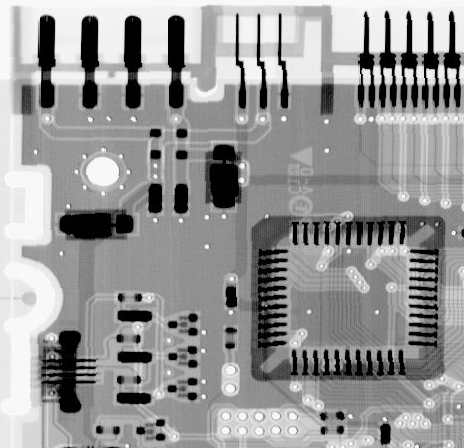
#> input picture ExerciseSet5/Data/Fig0507(a)(ckt-board-orig).tif, 464 x 448 px
$ python Task2.py
#> lines starting #> are read from the running program, lines starting #| are printed output that depends on the picture
import numpy as np
from PIL import Image
from matplotlib import pyplot as plt
from scipy.signal import convolve2d


def medianFilter(im:np.ndarray, filter_shape:tuple):
    '''
    Median filter function.
    '''
    ## Initialize the output
    output_im = np.copy(im)

    ## Pad the input image
    pad_tup = [(filter_shape[0]//2, filter_shape[0]//2),
               (filter_shape[1]//2, filter_shape[1]//2)]
    padded_im = np.pad(im, pad_tup, mode="wrap")

    ## Loop through coordinates of the padded image
    for row in range(output_im.shape[0]):
        for col in range(output_im.shape[1]):

            # Define the patch we care about
            patch = padded_im[row : row+filter_shape[0],
                              col : col+filter_shape[1],
                              ...]

            # Compute the new pixel value
            output_im[row,col,...] = np.median(patch, axis=(0,1))

    return output_im


def geomMeanFilter(im:np.ndarray, filter_shape:tuple):
    '''
    Geometric mean filter function.
    '''
    ## Define the convolution filter kernel
    kernel = np.ones(filter_shape) / np.prod(filter_shape)

    ## Take the logarithm of the image values
    #  Add a very small value to avoid taking the log of zeros
    log_im = np.log(im + 1e-8)

    ## Take the arithmetic mean of the logarithm values
    log_filtered_im = convolve2d(log_im, kernel, mode="full", boundary="wrap")

    ## Take the exponent of the arithmetic meaned log-values
    geom_mean_im = np.exp(log_filtered_im)
    return geom_mean_im


def harmonicMeanFilter(im:np.ndarray, filter_shape:tuple):
    '''
    Harmonic mean filter function.
    '''
    ## Define the convolution filter kernel
    kernel = np.ones(filter_shape) / np.prod(filter_shape)

    ## Compute the reciprocal of the pixel values
    #  Add a very small value to avoid dividing by zero
    recip_im = 1/(im + 1e-8)

    ## Take the arithmetic mean of the reciprocal values
    recip_filtered_im = convolve2d(recip_im, kernel, mode="full", boundary="wrap")

    ## Take the reciprocal of the arithmetic meaned reciprocal values
    harmonic_filtered_im = 1/recip_filtered_im
    return harmonic_filtered_im


def alphaTrimmedMeanFilter(im:np.ndarray, filter_shape:tuple, d:int):
    '''
    Alpha-trimmed mean filter function.
    '''
    ## Pad the input image
    pad_tup = [(filter_shape[0]//2, filter_shape[0]//2),
               (filter_shape[1]//2, filter_shape[1]//2)]
    padded_im = np.pad(im, pad_tup, mode="wrap")

    ## Initialize a filtered image
    im_out = np.zeros_like(im)

    ## Loop through the image's pixels
    for row in range(im.shape[0]):
        for col in range(im.shape[1]):

            # Define the image patch
            patch = padded_im[row:row+filter_shape[0], col:col+filter_shape[1]]

            # Extract the values of the patch and sort them by value
            patchvals = list(patch.ravel())
            patchvals.sort()

            # Compute the mean of the alpha-trimmed values
            trimmed_patchvals = patchvals[d//2:-d//2]
            im_out[row,col] = np.mean(trimmed_patchvals)

    return im_out


'''
Part (1)
'''
## Load the images
im1a = np.array( Image.open("Data/Fig0507(a)(ckt-board-orig).tif") )
#> im1a is the input picture: shape (448, 464); min 0, max 255, mean 150.8
im1b = np.array( Image.open("Data/Fig0507(b)(ckt-board-gauss-var-400).tif") )
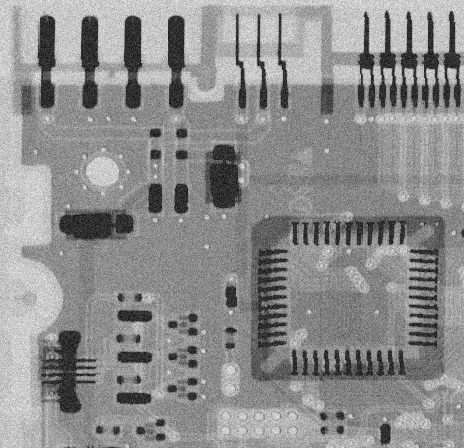
#> input picture ExerciseSet5/Data/Fig0507(b)(ckt-board-gauss-var-400).tif, 464 x 448 px
#> im1b is the input picture: shape (448, 464); min 0, max 255, mean 141.7

## Define the kernel sizes to use
# filter_shapes = [(3,5),(5,3)]
filter_shapes = [(3,3), (7,7), (11,11)]
fig1a,ax1a = plt.subplots(3, len(filter_shapes), figsize=(7,7))
fig1b,ax1b = plt.subplots(3, len(filter_shapes), figsize=(7,7))


## Loop through all the specified filter sizes
for ix,tup in enumerate(filter_shapes):
    ## Compute the median, geometric, and harmonic means of each image
    median_a = medianFilter(im1a, tup)
    median_b = medianFilter(im1b, tup)

    geom_mean_a = geomMeanFilter(im1a, tup)
    geom_mean_b = geomMeanFilter(im1b, tup)

    harmonic_a = harmonicMeanFilter(im1a, tup)
    harmonic_b = harmonicMeanFilter(im1b, tup)


    ## Plot the filtered images
    ax1a[0,ix].imshow(median_a, cmap="gray", vmin=0, vmax=255)
    ax1a[1,ix].imshow(geom_mean_a, cmap="gray", vmin=0, vmax=255)
    ax1a[2,ix].imshow(harmonic_a, cmap="gray", vmin=0, vmax=255)

    ax1b[0,ix].imshow(median_b, cmap="gray", vmin=0, vmax=255)
    ax1b[1,ix].imshow(geom_mean_b, cmap="gray", vmin=0, vmax=255)
    ax1b[2,ix].imshow(harmonic_b, cmap="gray", vmin=0, vmax=255)

    ## Add titles where necessary
    ax1a[0,ix].set_title(f"Filter size {tup}")
    ax1b[0,ix].set_title(f"Filter size {tup}")


## Format the images by making the axes invisible
for a in ax1a.ravel():
    a.spines.left.set_visible(False)
    a.spines.right.set_visible(False)
    a.spines.top.set_visible(False)
    a.spines.bottom.set_visible(False)
    a.set_xticks([])
    a.set_yticks([])
ax1a[0,0].set_ylabel("Median mean filter")
ax1a[1,0].set_ylabel("Geometric mean filter")
ax1a[2,0].set_ylabel("Harmonic mean filter")
fig1a.suptitle("Image A")
fig1a.tight_layout()

for a in ax1b.ravel():
    a.spines.left.set_visible(False)
    a.spines.right.set_visible(False)
    a.spines.top.set_visible(False)
    a.spines.bottom.set_visible(False)
    a.set_xticks([])
    a.set_yticks([])
ax1b[0,0].set_ylabel("Median mean filter")
ax1b[1,0].set_ylabel("Geometric mean filter")
ax1b[2,0].set_ylabel("Harmonic mean filter")
fig1b.suptitle("Image B")
fig1b.tight_layout()


'''
Part (2)
'''
## Load the images
im2a = np.array( Image.open("Data/Fig0508(a)(circuit-board-pepper-prob-pt1).tif") )
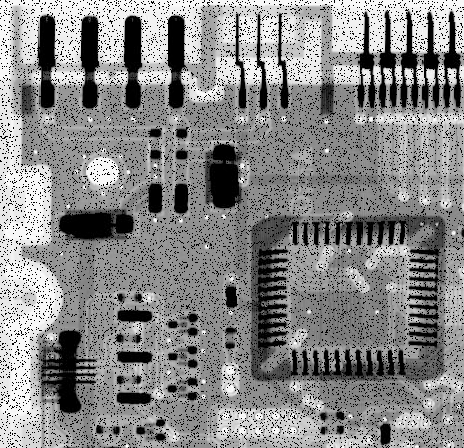
#> input picture ExerciseSet5/Data/Fig0508(a)(circuit-board-pepper-prob-pt1).tif, 464 x 448 px
#> im2a is the input picture: shape (448, 464); min 0, max 255, mean 135.7
im2b = np.array( Image.open("Data/Fig0508(b)(circuit-board-salt-prob-pt1).tif") )
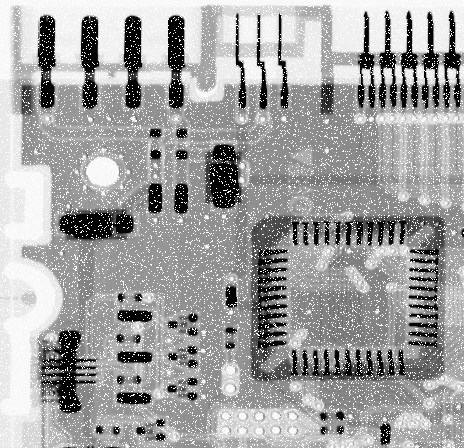
#> input picture ExerciseSet5/Data/Fig0508(b)(circuit-board-salt-prob-pt1).tif, 464 x 448 px
#> im2b is the input picture: shape (448, 464); min 0, max 255, mean 161.2

## Compute the alpha-trimmed mean filtered images
alphafilt_a = alphaTrimmedMeanFilter(im2a, (3,3), 4)
#> after the loop in alphaTrimmedMeanFilter, `for row in range(im.shape[0]):`:
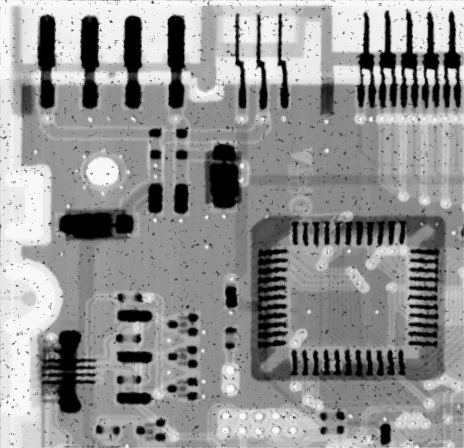
#> im_out: shape (448, 464); min 0, max 251, mean 146.6
alphafilt_b = alphaTrimmedMeanFilter(im2b, (7,7), 14)
#> call 2 of alphaTrimmedMeanFilter, with filter_shape = (7, 7), d = 14
#> in alphaTrimmedMeanFilter (call 2), `padded_im = np.pad(im, pad_tup, mode="wrap")`:
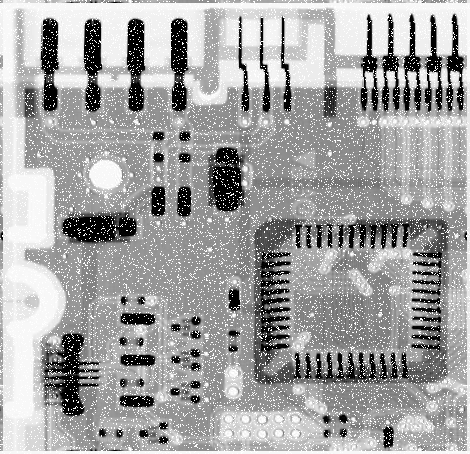
#> padded_im: shape (454, 470); min 0, max 255, mean 162.6
#> after the loop in alphaTrimmedMeanFilter (call 2), `for row in range(im.shape[0]):`:
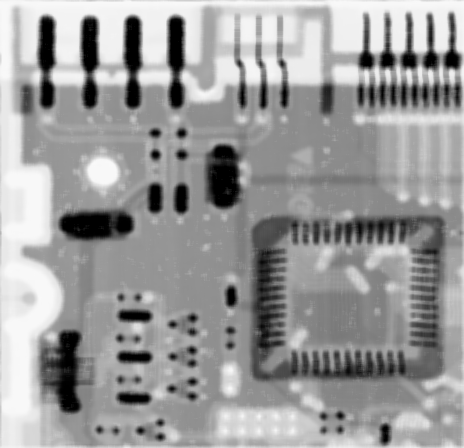
#> im_out: shape (448, 464); min 0, max 250, mean 154.8

## Plot the images
fig2, ax2 = plt.subplots(1,2, figsize=(8,5))
ax2[0].imshow(alphafilt_a, cmap="gray", vmin=0, vmax=255)
ax2[1].imshow(alphafilt_b, cmap="gray", vmin=0, vmax=255)

## Format the plots
ax2[0].set_title("Image A alpha-trim filtered")
ax2[1].set_title("Image B alpha-trim filtered")
for a in ax2: a.set_axis_off()
plt.tight_layout()


plt.show()
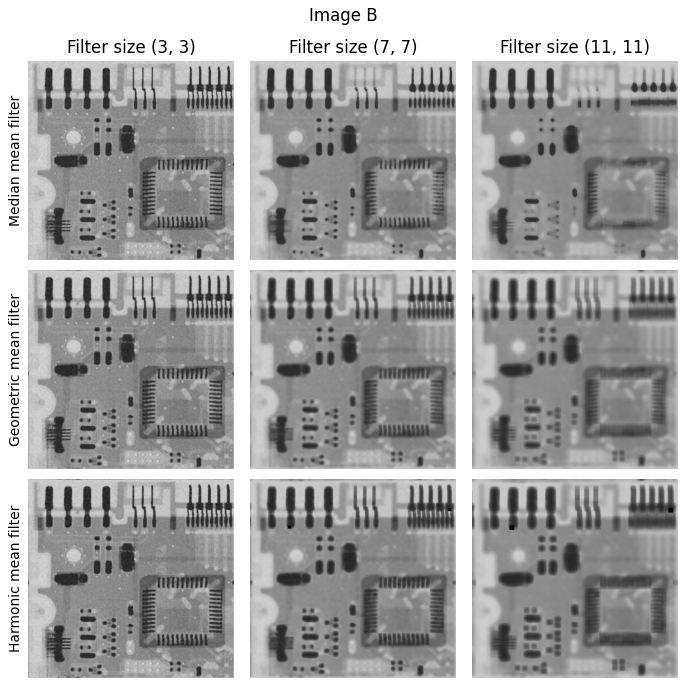
#> figure drawn by matplotlib, 9 panels
